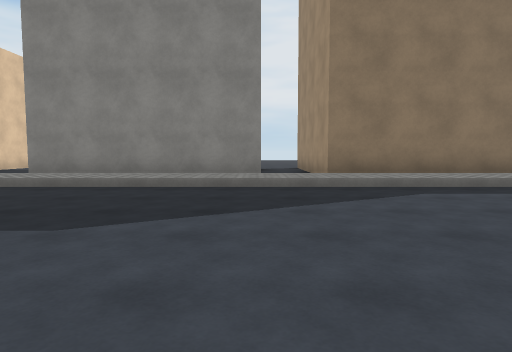
[1] (above)

21 first-person views from a walk through a scene from a Unity 3-D project. The camera is 1.2 m above the floor, tilts 4° down and sees 75° across. The floor is counted in squares, 2 m on a side. Each view is taken from the middle of a square. On the plan, view 1 faces up. The plan holds only what a view shows up to about 10 squares ahead; the rest is blank. The place goes on beyond the plan. The player is left out. Surface patterns are stand-ins for the level's own textures.

[2]
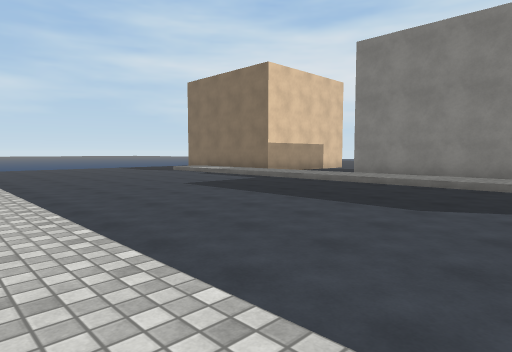

[3]
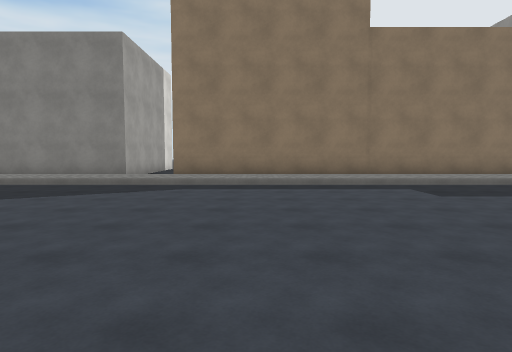

[4]
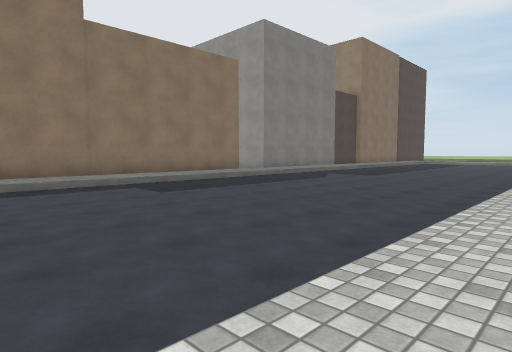

[5]
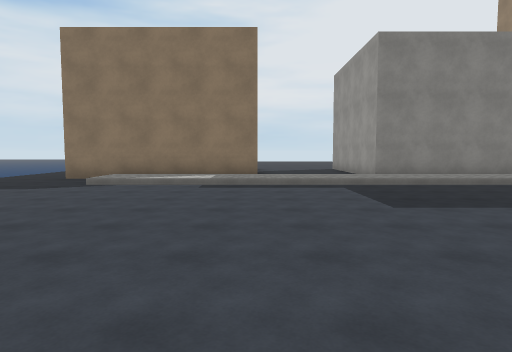

[6]
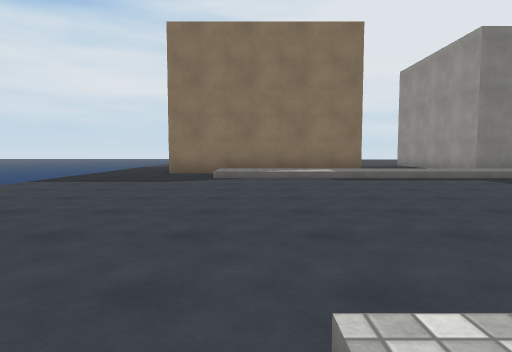

[7]
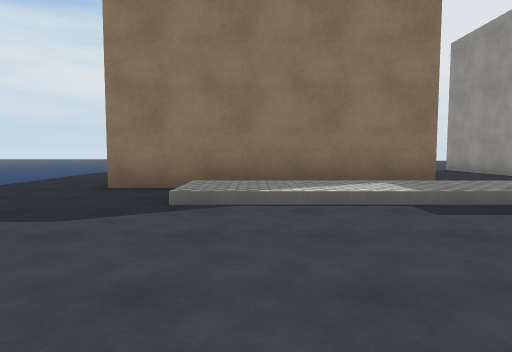

[8]
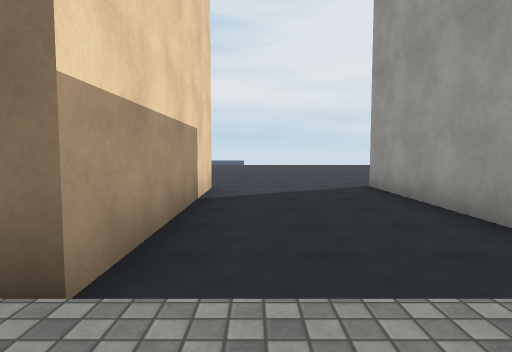

[9]
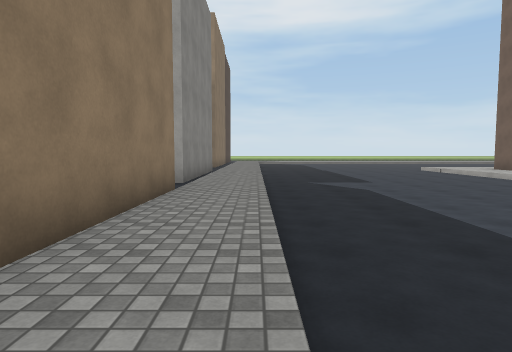

[10]
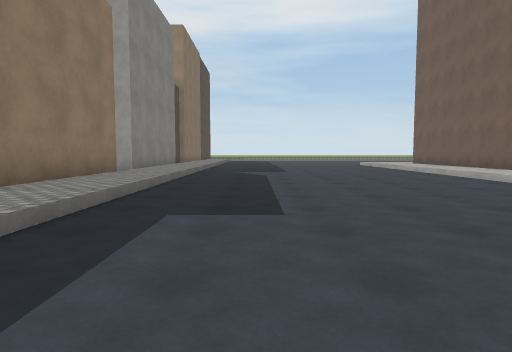

[11]
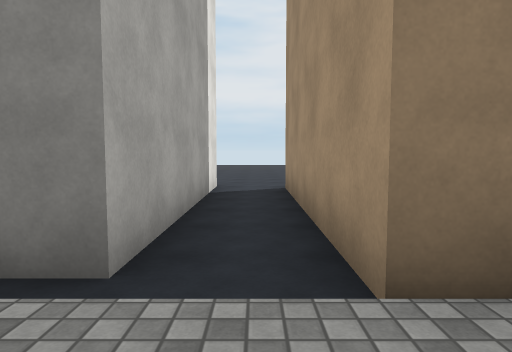

[12]
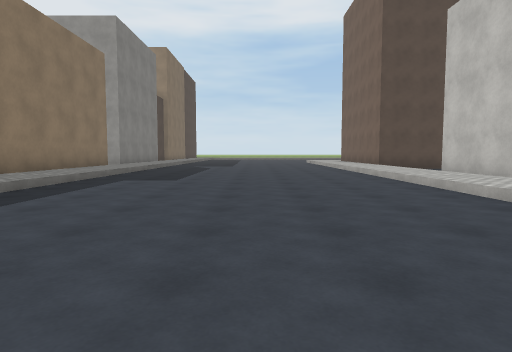

[13]
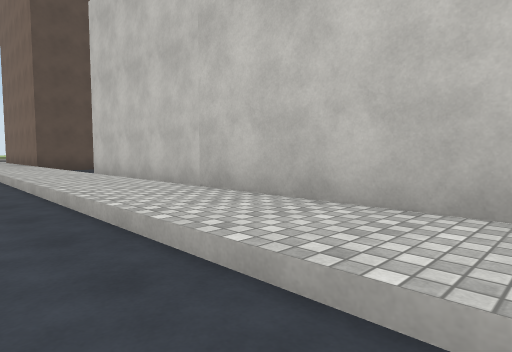

[14]
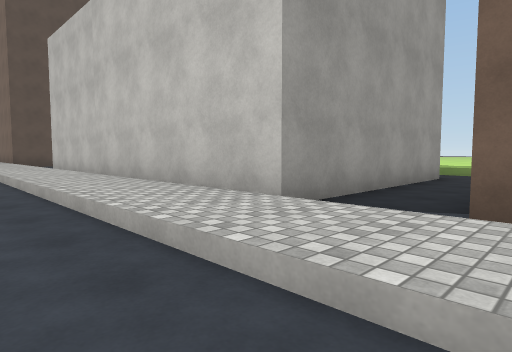

[15]
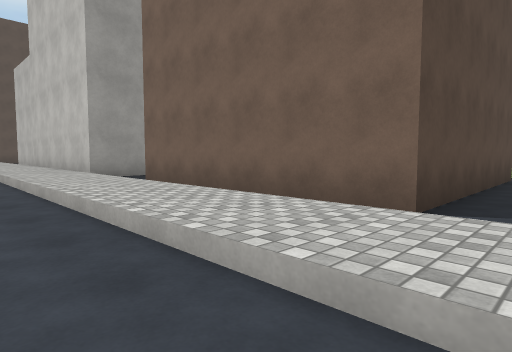

[16]
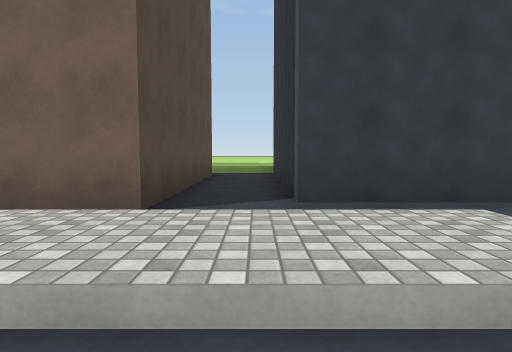

[17]
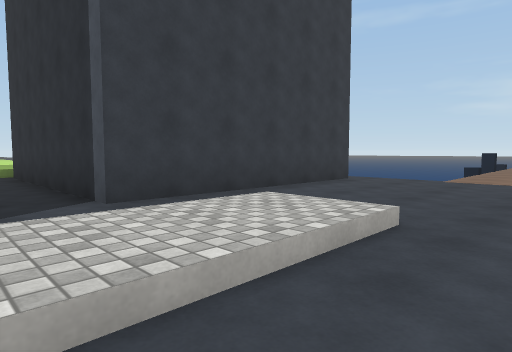

[18]
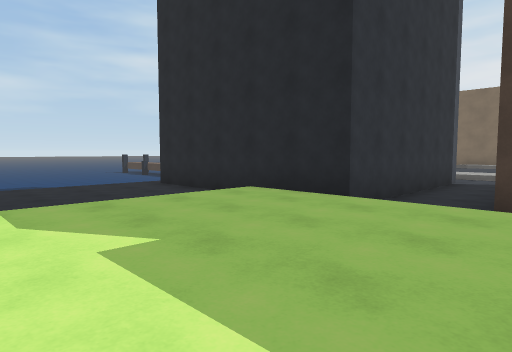

[19]
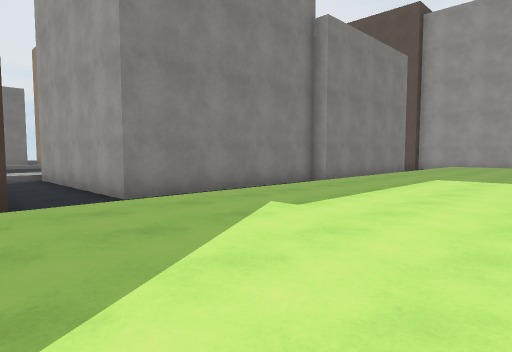

[20]
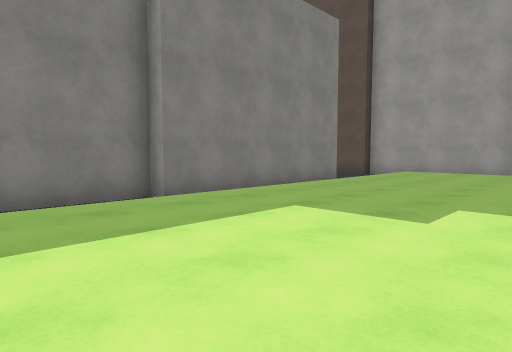

[21]
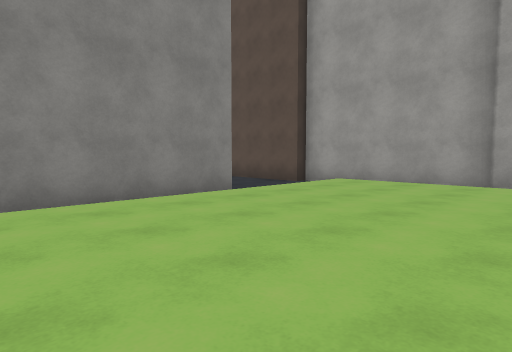

### Floor plan
Key: @ floor where view 1 was taken; # wall or solid block; . main floor; : floor 0.25 m higher than the main floor; + floor 0.5 m higher than the main floor; / step, stairs or slope.
Columns run from 16 left of view 1 to 14 right of it. Each row starts with its distance up from view 1.
 16        .....    ...
 15        .....    ...
 14        .....    ...
 13        #...#    #.#
 12        #...#    #.#
 11        #...#    #.#
 10        #...#    #.#
  9 ..     #...#    #.#
  8 ..######...######.###########..
  7 .../:::::::::::::::::::::::::::
  6 ...////////////////////////////
  5 ...............................
  4 ...............................
  3 ...............................
  2  ..............................
  1  ..............................
  0   ..............@..............
 -1 ....///////////////////////////
 -2 ..../:::::::::::::::::::::::::
 -3 ...............######.....   ##
 -4 ######..#####..#    ######
 -5      #..#    ..#
 -6      #..#    ..#
 -7      #..#    ..#           ..#
 -8      #..#    ..###########...#
 -9 ######..#   #...             #
-10 ... /////   /////////////////#
-11 ... +++++   ++++++++++++++++/#
-12 ... +++++   ++++++++++++++++/#
-13 ... +++++   ++++++++++++++++/#
-14     +++++   ++++++++++++++

Where each view was taken, in squares from view 1:
view 1: 0 up, 0 right, facing up
view 2: 2 down, 0 right, facing up-left
view 3: 2 down, 4 right, facing up
view 4: 2 down, 4 right, facing up-right
view 5: 2 down, 9 left, facing up
view 6: 2 down, 12 left, facing up
view 7: 2 up, 12 left, facing up
view 8: 6 up, 8 left, facing up
view 9: 6 up, 6 right, facing right
view 10: 4 up, 4 right, facing right
view 11: 6 up, 1 right, facing up
view 12: 2 up, 0 right, facing right
view 13: 0 up, 0 right, facing down-right
view 14: 0 up, 4 left, facing down-right
view 15: 0 up, 10 left, facing down-right
view 16: 0 up, 10 left, facing down
view 17: 0 up, 9 left, facing down-left
view 18: 14 down, 8 left, facing up-left
view 19: 14 down, 4 left, facing up-right
view 20: 14 down, 1 right, facing up-right
view 21: 14 down, 5 right, facing up-right
